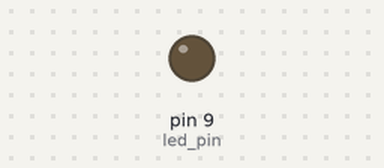
A sketch run on a simulated Arduino Uno, built with avr-gcc and run on an emulated ATmega328P. Shown: output pins drawn as LEDs (lit = HIGH).

Above: at 0.05 s.
At 0.6 s:
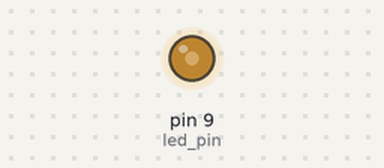
At 1.15 s:
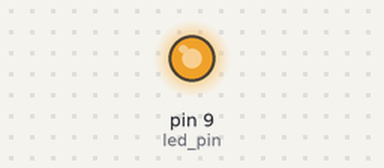
At 2.3 s:
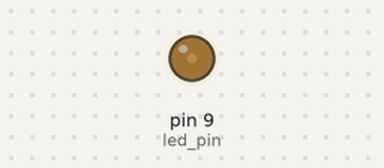
Timing chart, 0 to 5.8 s (numbered marks = the images above):
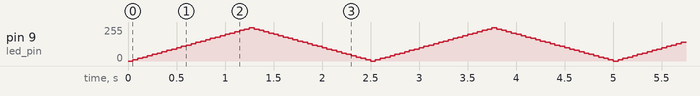

The sketch:

hw6-6.ino
```cpp
// Set up the output pin
const int led_pin = 9;

// Set up the brightness and
//  the gap to change
int brightness = 0;
int gap = 10;

void setup() {
  // Set the output mode
  pinMode(led_pin, OUTPUT);
}

void loop() {
  // Write in the PWM value
  analogWrite(led_pin, brightness);

  // Add the increasing gap
  brightness += gap;

  if (brightness == 250) {
    gap = -10;
  } else if (brightness == 0) {
    gap = 10;
  }

  delay(50);
}
```
